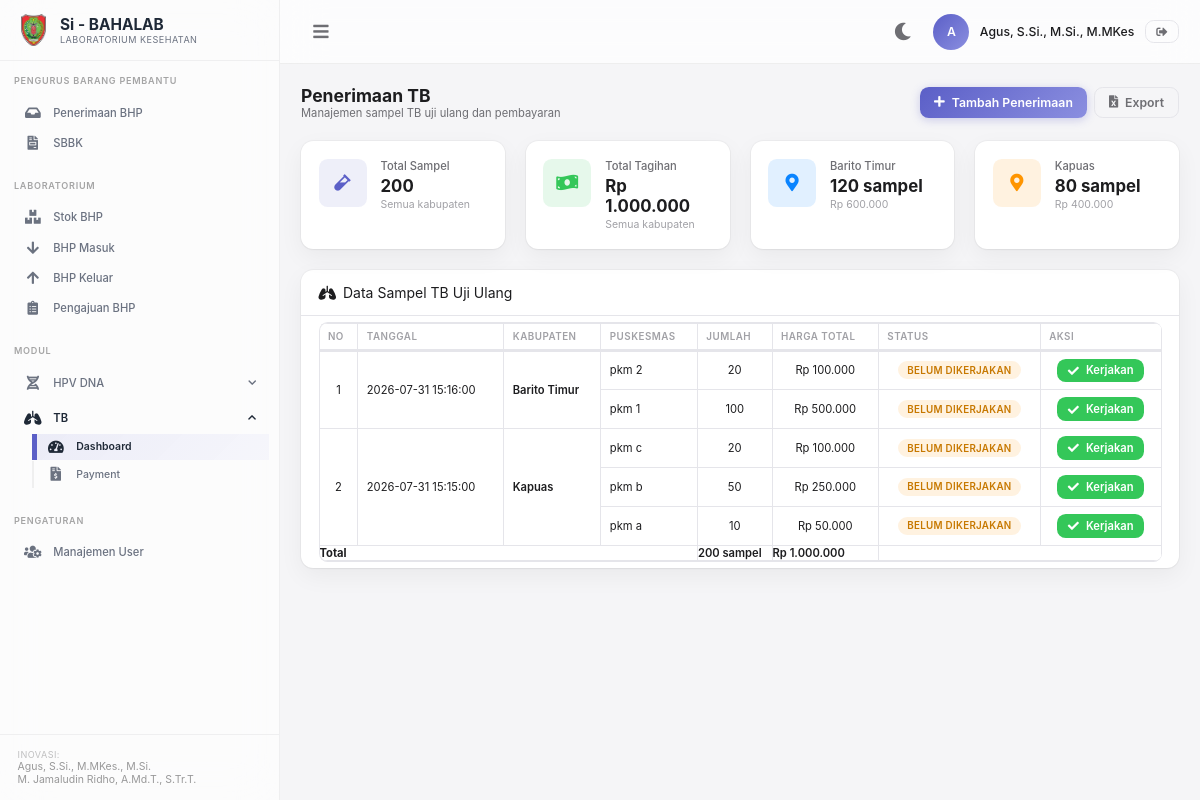
The app's page /tb.php (signed in) with its own data.
### tables this page shows
CREATE TABLE `sib_pemeriksaan_tb` (
  `id` int NOT NULL AUTO_INCREMENT,
  `tanggal_penerimaan` timestamp NOT NULL DEFAULT CURRENT_TIMESTAMP,
  `nama` varchar(100) DEFAULT NULL,
  `kabupaten` varchar(191) DEFAULT NULL,
  `jumlah` int DEFAULT NULL,
  `harga_satuan` decimal(10,0) DEFAULT NULL,
  `harga_total` decimal(10,0) DEFAULT NULL,
  `status` enum('Belum Dikerjakan','Sudah Dikerjakan') NOT NULL DEFAULT 'Belum Dikerjakan',
  `alasan` text,
  `diproses_oleh` varchar(50) DEFAULT NULL,
  `tgl_disetujui` timestamp NULL DEFAULT NULL,
  `tgl_ditolak` timestamp NULL DEFAULT NULL,
  PRIMARY KEY (`id`)
);

### tb.php (the view, shortened to what this page needs)
<?php
require 'config.php';
$data = mysqli_query($conn, "SELECT * FROM sib_pemeriksaan_tb ORDER BY id DESC");
$list_tb = [];
while ($d = mysqli_fetch_array($data)) {
    $list_tb[] = $d;
}
$grouped = [];
foreach ($list_tb as $d) {
    $kab = !empty($d['kabupaten']) ? $d['kabupaten'] : parse_kabupaten($d['nama']);
    $key = strtolower($kab) . '|' . $d['tanggal_penerimaan'];
    if (!isset($grouped[$key])) {
        $grouped[$key] = [
            'kabupaten' => $kab,
            'tanggal' => $d['tanggal_penerimaan'],
            'records' => [],
            'jumlah' => 0,
            'hargatotal' => 0,
        ];
    }
    $grouped[$key]['records'][] = $d;
    $grouped[$key]['jumlah'] += (int) $d['jumlah'];
    $grouped[$key]['hargatotal'] += (int) $d['harga_total'];
}
$grouped = array_values($grouped);
$kabSum = [];
foreach ($list_tb as $d) {
    $kab = !empty($d['kabupaten']) ? $d['kabupaten'] : parse_kabupaten($d['nama']);
    if (!isset($kabSum[$kab])) {
        $kabSum[$kab] = ['jumlah' => 0, 'hargatotal' => 0];
    }
    $kabSum[$kab]['jumlah'] += (int) $d['jumlah'];
    $kabSum[$kab]['hargatotal'] += (int) $d['harga_total'];
}
$dashSampel = 0;
$dashHarga = 0;
foreach ($kabSum as $s) {
    $dashSampel += $s['jumlah'];
    $dashHarga += $s['hargatotal'];
}
?>
<div class="page-header">
    <div>
        <h1>Penerimaan TB</h1>
        <p class="page-subtitle">Manajemen sampel TB uji ulang dan pembayaran</p>
    </div>
    <div class="d-flex gap-2">
        <button type="button" class="btn btn-primary" data-toggle="modal" data-target="#myModal">
            <i class="fas fa-plus"></i> Tambah Penerimaan
        </button>
        <a href="export-tb.php" class="btn btn-outline">
            <i class="fas fa-file-excel"></i> Export
        </a>
    </div>
</div>
<div class="grid grid-4">
    <div class="card stat-card">
        <div class="stat-icon violet"><i class="fas fa-vial"></i></div>
        <div class="stat-info">
            <div class="stat-label">Total Sampel</div>
            <div class="stat-value"><?= $dashSampel; ?></div>
            <div class="stat-desc">Semua kabupaten</div>
        </div>
    </div>
    <div class="card stat-card">
        <div class="stat-icon green"><i class="fas fa-money-bill-wave"></i></div>
        <div class="stat-info">
            <div class="stat-label">Total Tagihan</div>
            <div class="stat-value">Rp <?= number_format($dashHarga, 0, ',', '.'); ?></div>
            <div class="stat-desc">Semua kabupaten</div>
        </div>
    </div>
    <?php
    $colorIdx = 0;
    $colors = ['blue', 'orange', 'violet', 'green'];
    foreach ($kabSum as $kab => $s):
    ?>
    <div class="card stat-card">
        <div class="stat-icon <?= $colors[$colorIdx++ % count($colors)]; ?>"><i class="fas fa-map-marker-alt"></i></div>
        <div class="stat-info">
            <div class="stat-label"><?= htmlspecialchars($kab); ?></div>
            <div class="stat-value"><?= $s['jumlah']; ?> sampel</div>
            <div class="stat-desc">Rp <?= number_format($s['hargatotal'], 0, ',', '.'); ?></div>
        </div>
    </div>
    <?php endforeach; ?>
</div>
<div class="data-table-wrapper" style="margin-top:1.5rem;">
    <div class="table-header">
        <span><i class="fas fa-lungs mr-2"></i>Data Sampel TB Uji Ulang</span>
    </div>
    <div class="table-body">
        <div class="table-responsive">
            <table class="table table-bordered" id="dataTable" width="100%" cellspacing="0">
                <thead>
                    <tr>
                        <th class="text-center">No</th>
                        <th>Tanggal</th>
                        <th>Kabupaten</th>
                        <th>Puskesmas</th>
                        <th class="text-center">Jumlah</th>
                        <th class="text-center">Harga Total</th>
                        <th class="text-center">Status</th>
                        <th class="text-center">Aksi</th>
                    </tr>
                </thead>
                <tbody>
                    <?php
                    $i = 1;
                    $totalSampel = 0;
                    $totalHarga = 0;
                    foreach ($grouped as $g):
                        $span = count($g['records']);
                        $totalSampel += $g['jumlah'];
                        $totalHarga += $g['hargatotal'];
                    ?>
                    <?php foreach ($g['records'] as $idx => $d):
                        $badgeClass = $d['status'] == 'Sudah Dikerjakan' ? 'badge-success' : 'badge-warning';
                    ?>
                    <tr>
                        <?php if ($idx === 0): ?>
                        <td class="text-center align-middle" rowspan="<?= $span; ?>"><?= $i++; ?></td>
                        <td class="align-middle" rowspan="<?= $span; ?>"><?= htmlspecialchars($g['tanggal']); ?></td>
                        <td class="fw-600 align-middle" rowspan="<?= $span; ?>"><?= htmlspecialchars($g['kabupaten']); ?></td>
                        <?php endif; ?>
                        <td><?= htmlspecialchars($d['nama']); ?></td>
                        <td class="text-center"><?= (int) $d['jumlah']; ?></td>
                        <td class="text-center">Rp <?= number_format($d['harga_total'], 0, ',', '.'); ?></td>
                        <td class="text-center"><span class="badge <?= $badgeClass; ?>"><?= $d['status']; ?></span></td>
                        <td class="text-center">
                            <?php if ($d['status'] === 'Belum Dikerjakan') { ?>
                            <form method="post" action="aksi-tb.php" class="d-inline" onsubmit="return confirm('Tandai sudah dikerjakan?')">
                                <button type="submit" class="btn btn-success btn-sm">
                                    <i class="fas fa-check"></i> Kerjakan
                                </button>
                            </form>
                            <?php } else { echo '<span class="text-muted">-</span>'; } ?>
                        </td>
                    </tr>
                    <?php endforeach; ?>
                    <?php endforeach; ?>
                </tbody>
                <tfoot>
                    <tr>
                        <td colspan="4" class="text-right"><strong>Total</strong></td>
                        <td class="text-center fw-600"><?= $totalSampel; ?> sampel</td>
                        <td class="text-center fw-600">Rp <?= number_format($totalHarga, 0, ',', '.'); ?></td>
                        <td colspan="2"></td>
                    </tr>
                </tfoot>
            </table>
        </div>
    </div>
</div>
<?php
require 'layout.php';
?>

### records on screen
sib_pemeriksaan_tb: kabupaten "Kapuas", nama "pkm a", jumlah "10", harga_total "50.000", status "BELUM DIKERJAKAN"
sib_pemeriksaan_tb: tanggal "2026-07-31 15:16:00", kabupaten "Barito Timur", nama "pkm 2", jumlah "20", harga_total "100.000", status "BELUM DIKERJAKAN"
sib_pemeriksaan_tb: nama "pkm 1", jumlah "100", harga_total "500.000", status "BELUM DIKERJAKAN"
sib_pemeriksaan_tb: tanggal "2026-07-31 15:15:00", kabupaten "Kapuas", nama "pkm c", jumlah "20", harga_total "100.000", status "BELUM DIKERJAKAN"
sib_pemeriksaan_tb: nama "pkm b", jumlah "50", harga_total "250.000", status "BELUM DIKERJAKAN"

### other values on screen
substr($_SESSION['nama'] ?? 'U', 0, 1) "A"
$_SESSION['nama'] "Agus, S.Si., M.Si., M.MKes"
$dashSampel "200"
$dashHarga "1.000.000"
$kab "Barito Timur"
$s['jumlah'] "120"
$s['hargatotal'] "600.000"
$s['jumlah'] "80"
$s['hargatotal'] "400.000"
$totalSampel "200"
$totalHarga "1.000.000"
